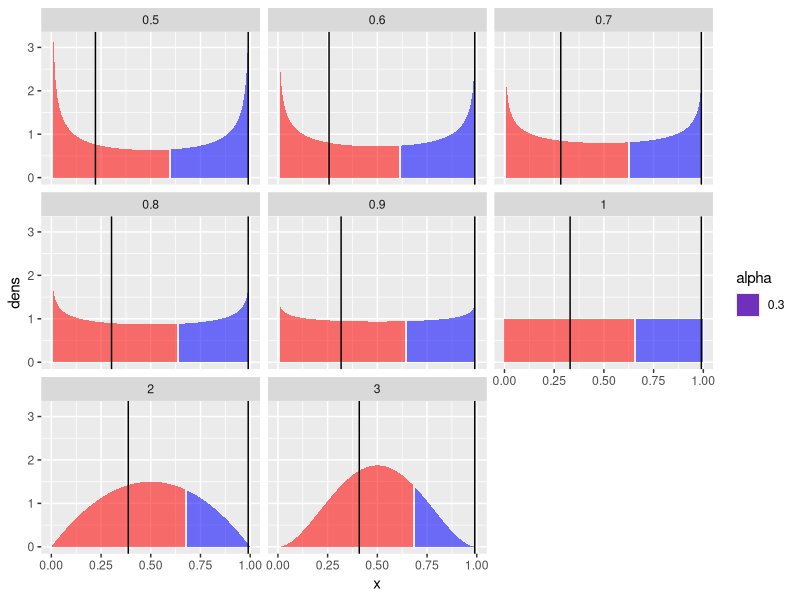

This figure's R source:
library(ggplot2)
n <- 0.9 # national party's policy position

qunif(n)
F_n <- pbeta(n, 0.5, 0.5)
R <- qbeta(F_n / 3, 0.5, 0.5)
pbeta(R, 0.5, 0.5)
F_n - pbeta(R, 0.5, 0.5)


beta_par <- c(3, 2, 1, 0.9, 0.8, 0.7, 0.6, 0.5)
calc_pos <- function(N, par){
  dens_vec <- dbeta(seq(0, 1, by = 0.01), par, par)
  F_n <- pbeta(N, par, par)
  R <- qbeta(F_n / 3, par, par)
  F_r <- pbeta(R, par, par)
  out <- data.frame(dens = dens_vec, x = seq(0, 1, by = 0.01), N = N, R = R, beta_par = par)
  out$vote <- "N"
  out$vote[out$x < floor((N + R)/2 * 100) / 100] <- "R"
  return(out)
}

beta_tables <- lapply(as.list(beta_par), function(x) calc_pos(0.99, x))
beta_tables <- do.call(rbind, beta_tables)

ggplot(beta_tables, aes(x = x)) +
  geom_area(data = beta_tables[beta_tables$vote == "R", ], aes(x = x, y = dens, alpha = .3), fill = "red") +
  geom_area(data = beta_tables[beta_tables$vote == "N", ], aes(x = x, y = dens, alpha = .3), fill = "blue") +
  geom_vline(aes(xintercept = R)) +
  geom_vline(aes(xintercept = N)) +
  facet_wrap(. ~ beta_par)
